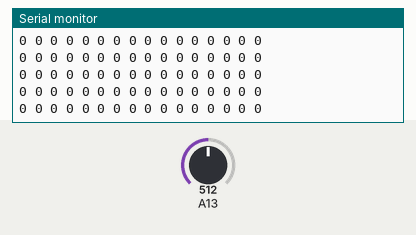
Simulated run of this sketch. Board: Arduino Mega 2560, built with avr-gcc and run on an emulated ATmega2560. Parts: the last lines printed to the serial monitor. Inputs (shaded band) come from the test bench; at power-on: A13 = 512.

Above: at 1.4 s.
1.5 s: A13 set to 539
4.5 s: A13 set to 570
At 4.78 s:
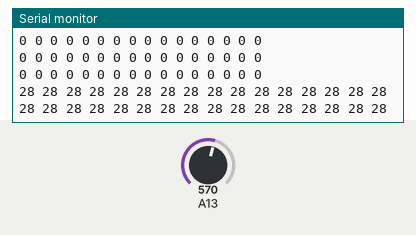
7.5 s: A13 set to 635
At 7.5 s:
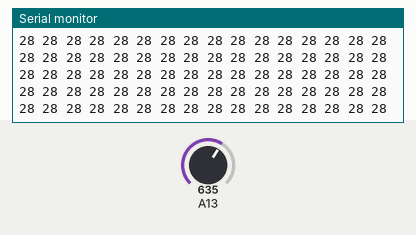
10.5 s: A13 set to 653
At 10.8 s:
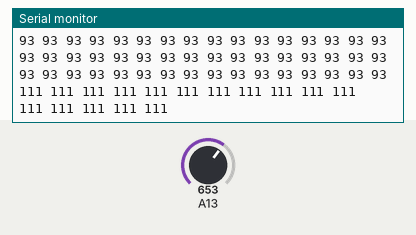
12.0 s: A13 set to 511
At 12.11 s:
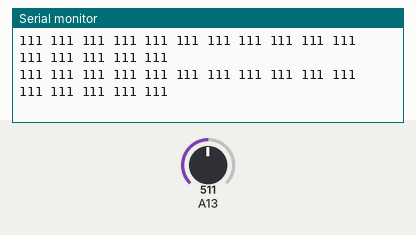
Timing chart, 0 to 15.0 s (numbered marks = the images above; inputs shaded):
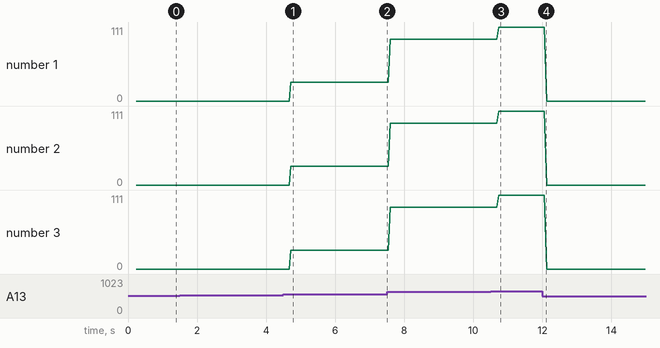

The sketch:

sketch_jan11a.ino
```cpp
// rp2040
const int PURGE = 28;
const int SENSE = 29;
const int ROWS[] = { 2, 4, 1, 0, 7 };
const int COLS[] = { 3, 6, 27, 26 };

// samd21
//const int PURGE = 2;
//const int SENSE = 3;
//const int ROWS[] = { 8, 9, 7, 6, 5 };
//const int COLS[] = { 10, 4, 1, 0 };

int calibration_count = 10;
int adc_threshold = 30;

int adc_measured_val[16][5];
int calibration_val[16][5];

void acquire_adc() {
  for(int j=0; j<16; ++j) {
    digitalWrite(COLS[0], (j&1) ? HIGH : LOW);
    digitalWrite(COLS[1], (j&2) ? HIGH : LOW);
    digitalWrite(COLS[2], (j&4) ? HIGH : LOW);
    digitalWrite(COLS[3], (j&8) ? HIGH : LOW);
    for(int i=0; i<5; ++i) {

      pinMode(PURGE, OUTPUT);
      digitalWrite(PURGE, LOW);
      delayMicroseconds(10);
      pinMode(PURGE, INPUT);

      digitalWrite(ROWS[i], HIGH);
      adc_measured_val[j][i] = analogRead(SENSE);
      digitalWrite(ROWS[i], LOW);
    }
  }
}

void setup() {
  Serial.begin(9600);

  // multiplexer
  pinMode(COLS[0], OUTPUT);
  pinMode(COLS[1], OUTPUT);
  pinMode(COLS[2], OUTPUT);
  pinMode(COLS[3], OUTPUT);

  // purge pin
  pinMode(PURGE, INPUT);
  //pinMode(PURGE, OUTPUT);

  // sense pin
  pinMode(SENSE, INPUT);

  // trigger
  pinMode(ROWS[0], OUTPUT);
  pinMode(ROWS[1], OUTPUT);
  pinMode(ROWS[2], OUTPUT);
  pinMode(ROWS[3], OUTPUT);
  pinMode(ROWS[4], OUTPUT);

  for(int j=0; j<16; ++j) {
    for(int i=0; i<5; ++i) {
      calibration_val[j][i] = 0;
    }
  }

  for(int i=0; i<calibration_count; ++i) {
    acquire_adc();
  }

  for(int i=0; i<calibration_count; ++i) {
    acquire_adc();
    for(int j=0; j<16; ++j) {
      for(int k=0; k<5; ++k) {
        calibration_val[j][k] += adc_measured_val[j][k];
      }
    }
  }

  for(int j=0; j<16; ++j) {
    for(int i=0; i<5; ++i) {
      calibration_val[j][i] /= calibration_count;
    }
  }

}


void loop() {

  //unsigned long start = micros();
  //for(int i=0; i<1000; ++i) {
    acquire_adc();
  //}
  //unsigned long end = micros();
  //unsigned long delta = end - start;
  //Serial.println(delta);

  for(int i=0; i<5; ++i) {
    for(int j=0; j<16; ++j) {
      int v = adc_measured_val[j][i] - calibration_val[j][i] - adc_threshold;
      if(v<0) v=0;
      //int v = adc_measured_val[j][i];
      Serial.print(v);
      Serial.print(" ");
    }
    Serial.println();
  }
  Serial.println();
}
```

Measured:
- after the input at 4.5 s, the serial monitor: prints a new line after 0.21 s (image 1)
- after the input at 10.5 s, the serial monitor: prints a new line after 0.24 s (image 3)
- plotted number 1: 0 → 28 after the input at 4.5 s, 28 → 93 after the input at 7.5 s, 93 → 111 after the input at 10.5 s, 111 → 0 after the input at 12.0 s
- plotted number 2: 0 → 28 after the input at 4.5 s, 28 → 93 after the input at 7.5 s, 93 → 111 after the input at 10.5 s, 111 → 0 after the input at 12.0 s
- plotted number 3: 0 → 28 after the input at 4.5 s, 28 → 93 after the input at 7.5 s, 93 → 111 after the input at 10.5 s, 111 → 0 after the input at 12.0 s
